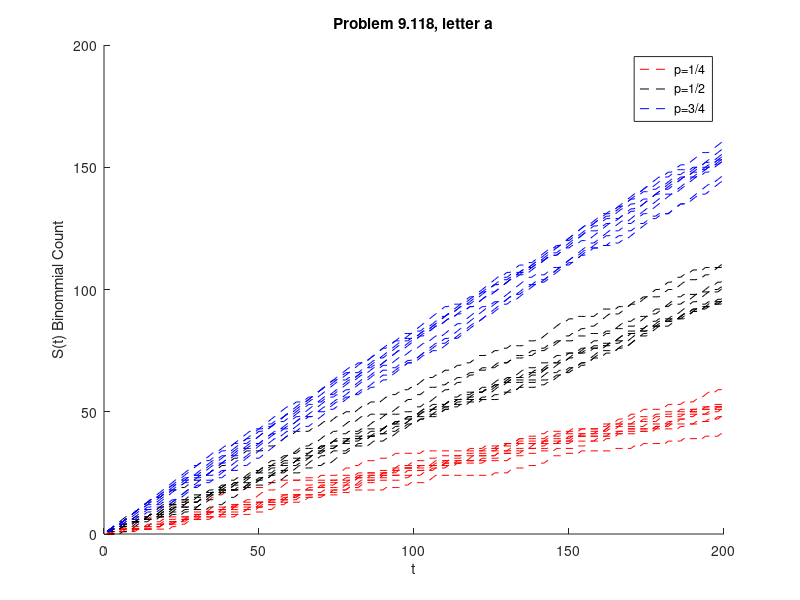

MATLAB code to generate this figure:
#Binomial count
#200 trials
#10 realizations
#3 probability
execution = zeros(200, 10, 3);
probability = [1/4, 1/2, 3/4];

#realizations for
for realization_index = 1:10
  #probabilities for
  for probability_index = 1:3
    execution(1, realization_index, probability_index) = binornd(1, probability(probability_index));
    #trials for
    for trial_index = 2:200
      execution(trial_index, realization_index, probability_index) = execution(trial_index-1, realization_index, probability_index) + binornd(1, probability(probability_index));
    end
  end
  #figure(realization_index);
  #plot the graph
  hold on;
  plot(1:200,execution(:,realization_index,1),'--r',1:200,execution(:,realization_index,2),'--k',
  1:200, execution(:,realization_index,3), '--b');
  legend('p=1/4', 'p=1/2', 'p=3/4');
  xlabel('t')
  ylabel('S(t) Binommial Count')
  title('Problem 9.118, letter a');
  pause(1);
end